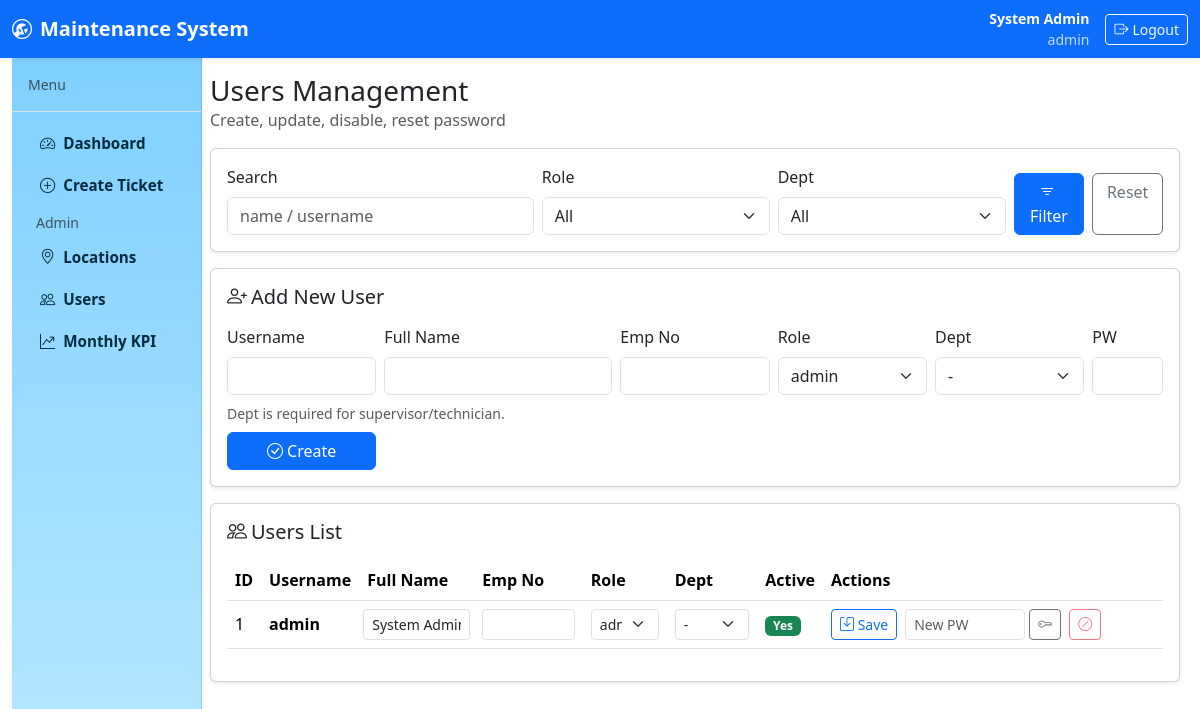
Screenshot of /users (signed in) with the database file from the repository.
### models.py (models this page shows, shortened)
class User(db.Model, UserMixin):
    id = db.Column(db.Integer, primary_key=True)
    username = db.Column(db.String(80), unique=True, nullable=False)
    full_name = db.Column(db.String(200), nullable=False)
    emp_no = db.Column(db.String(50), nullable=True)
    role = db.Column(db.String(20), nullable=False)  # admin/supervisor/technician/requester
    maintenance_dept = db.Column(db.String(20), nullable=True)  # hvac/civil/..
    password_hash = db.Column(db.String(255), nullable=False)
    is_active = db.Column(db.Boolean, default=True)
    created_at = db.Column(db.DateTime, default=datetime.utcnow)

### blueprints/users.py (the view, shortened to what this page needs)
@bp.route("/users", methods=["GET", "POST"])
@login_required
def users():
    if not admin_only():
        abort(403)
    search = (request.args.get("search") or "").strip()
    role_filter = request.args.get("role") or ""
    dept_filter = request.args.get("dept") or ""
    query = User.query
    if search:
        query = query.filter(
            (User.full_name.ilike(f"%{search}%")) |
            (User.username.ilike(f"%{search}%"))
        )
    if role_filter:
        query = query.filter(User.role == role_filter)
    if dept_filter:
        query = query.filter(User.maintenance_dept == dept_filter)
    users_list = query.order_by(User.created_at.desc()).all()
    return render_template(
        "users.html",
        users=users_list,
        roles=ROLES,
        depts=MAINT_DEPTS,
        search=search,
        role_filter=role_filter,
        dept_filter=dept_filter
    )

### blueprints/users.py (called while the page is built)
def admin_only():
    return current_user.role == "admin"

### i18n.py (called while the page is built)
def t(key: str) -> str:
    return _EN.get(key, key)

### templates/users.html (shortened to what this page needs)
{% extends "base.html" %}
{% block content %}
<div class="d-flex align-items-center justify-content-between mb-3">
  <div>
    <h3 class="mb-0">Users Management</h3>
    <div class="text-muted">Create, update, disable, reset password</div>
  </div>
</div>
<div class="card card-soft shadow-sm mb-3">
  <div class="card-body">
    <form method="get" class="row g-2 align-items-end">
      <div class="col-12 col-md-4">
        <label class="form-label">Search</label>
        <input class="form-control" name="search" value="{{ search }}" placeholder="name / username">
      </div>
      <div class="col-6 col-md-3">
        <label class="form-label">Role</label>
        <select class="form-select" name="role">
          <option value="">All</option>
        </select>
      </div>
      <div class="col-6 col-md-3">
        <label class="form-label">Dept</label>
        <select class="form-select" name="dept">
          <option value="">All</option>
        </select>
      </div>
      <div class="col-12 col-md-2 d-flex gap-2">
        <button class="btn btn-primary w-100"><i class="bi bi-filter me-1"></i>Filter</button>
        <a class="btn btn-outline-secondary w-100" href="/users">Reset</a>
      </div>
    </form>
  </div>
</div>
<div class="card card-soft shadow-sm mb-3">
  <div class="card-body">
    <h5 class="mb-3"><i class="bi bi-person-plus me-1"></i>Add New User</h5>
    <form method="post" class="row g-2 align-items-end">
      <div class="col-12 col-md-2">
        <label class="form-label">Username</label>
        <input class="form-control" name="username" required>
      </div>
      <div class="col-12 col-md-3">
        <label class="form-label">Full Name</label>
        <input class="form-control" name="full_name" required>
      </div>
      <div class="col-12 col-md-2">
        <label class="form-label">Emp No</label>
        <input class="form-control" name="emp_no">
      </div>
      <div class="col-6 col-md-2">
        <label class="form-label">Role</label>
        <select class="form-select" name="role" required>
          {% for r in roles %}<option value="{{ r }}">{{ r }}</option>{% endfor %}
        </select>
      </div>
      <div class="col-6 col-md-2">
        <label class="form-label">Dept</label>
        <select class="form-select" name="maintenance_dept">
          <option value="">-</option>
        </select>
      </div>
      <div class="col-12 col-md-1">
        <label class="form-label">PW</label>
        <input class="form-control" name="password" type="password" required>
      </div>
      <div class="col-12 col-md-12">
        <div class="text-muted small">
          Dept is required for supervisor/technician.
        </div>
      </div>
      <div class="col-12 col-md-2">
        <button class="btn btn-primary w-100"><i class="bi bi-check-circle me-1"></i>Create</button>
      </div>
    </form>
  </div>
</div>
<div class="card card-soft shadow-sm">
  <div class="card-body">
    <h5 class="mb-3"><i class="bi bi-people me-1"></i>Users List</h5>
    <div class="table-responsive">
      <table class="table align-middle">
        <thead>
          <tr>
            <th>ID</th>
            <th>Username</th>
            <th>Full Name</th>
            <th>Emp No</th>
            <th>Role</th>
            <th>Dept</th>
            <th>Active</th>
            <th style="width:340px;">Actions</th>
          </tr>
        </thead>
        <tbody>
          {% for u in users %}
          <tr>
            <td>{{ u.id }}</td>
            <td class="fw-semibold">{{ u.username }}</td>
            <td>
              <form method="post" class="row g-2 align-items-end">
                <input class="form-control form-control-sm" name="full_name" value="{{ u.full_name }}">
            </td>
            <td>
                <input class="form-control form-control-sm" name="emp_no" value="{{ u.emp_no or '' }}">
            </td>
            <td>
                <select class="form-select form-select-sm" name="role">
                  {% for r in roles %}
                    <option value="{{ r }}" {% if u.role==r %}selected{% endif %}>{{ r }}</option>
                  {% endfor %}
                </select>
            </td>
            <td>
                <select class="form-select form-select-sm" name="maintenance_dept">
                  <option value="">-</option>
                </select>
            </td>
            <td>
              {% if u.is_active %}
                <span class="badge bg-success">Yes</span>
              {% else %}
                <span class="badge bg-secondary">No</span>
              {% endif %}
            </td>
            <td>
                <div class="d-flex flex-wrap gap-2">
                  <button class="btn btn-sm btn-outline-primary" type="submit">
                    <i class="bi bi-save"></i> Save
                  </button>
                  <form method="post" class="d-flex gap-1">
                    <input class="form-control form-control-sm" name="new_password" type="password" placeholder="New PW" style="width:120px;">
                    <button class="btn btn-sm btn-outline-secondary" type="submit">
                      <i class="bi bi-key"></i>
                    </button>
                  </form>
                  <form method="post">
                    <button class="btn btn-sm btn-outline-danger" type="submit"
                            {% if u.username=='admin' %}disabled{% endif %}>
                      <i class="bi bi-slash-circle"></i>
                    </button>
                  </form>
                </div>
            </td>
          </tr>
          {% else %}
          <tr><td colspan="8" class="text-center text-muted py-4">No users</td></tr>
          {% endfor %}
        </tbody>
      </table>
    </div>
  </div>
</div>
{% endblock %}

### templates/base.html (shortened to what this page needs)
<!doctype html>
<html lang="en" dir="ltr">
<head>
  <link href="https://cdn.jsdelivr.net/npm/bootstrap@5.3.3/dist/css/bootstrap.min.css" rel="stylesheet">
  <link href="https://cdn.jsdelivr.net/npm/bootstrap-icons@1.11.3/font/bootstrap-icons.min.css" rel="stylesheet">
  <link href="/static/styles.css" rel="stylesheet">
</head>
<body class="bg-app">
{% if current_user.is_authenticated %}
<nav class="navbar navbar-expand-lg navbar-dark bg-primary shadow-sm">
  <div class="container-fluid">
    <a class="navbar-brand fw-semibold" href="/dashboard">
      <i class="bi bi-wrench-adjustable-circle me-2"></i>Maintenance System
    </a>
    <div class="d-flex align-items-center gap-3">
      <div class="text-white small text-end">
        <div class="fw-semibold">{{ current_user.full_name }}</div>
        <div class="opacity-75">
          {{ current_user.role }}{% if current_user.maintenance_dept %} • {{ current_user.maintenance_dept.upper() }}{% endif %}
        </div>
      </div>
      <a class="btn btn-outline-light btn-sm" href="/logout">
        <i class="bi bi-box-arrow-right me-1"></i>{{ tr("logout") }}
      </a>
    </div>
  </div>
</nav>
<div class="container-fluid">
  <div class="row g-0">
    <aside class="sidebar-wrap p-0">
      <div class="sidebar bg-white shadow-sm">
        <div class="p-3 border-bottom">
          <div class="small text-muted">Menu</div>
        </div>
        <div class="p-2">
          <a class="nav-link side-link" href="/dashboard">
            <i class="bi bi-speedometer2 me-2"></i>{{ tr("dashboard") }}
          </a>
          <a class="nav-link side-link" href="/tickets/create">
            <i class="bi bi-plus-circle me-2"></i>{{ tr("create_ticket") }}
          </a>
          {% if current_user.role == 'admin' %}
            <div class="mt-2 px-3 small text-muted">Admin</div>
            <a class="nav-link side-link" href="/locations">
              <i class="bi bi-geo-alt me-2"></i>{{ tr("locations") }}
            </a>
            <a class="nav-link side-link" href="/users">
              <i class="bi bi-people me-2"></i>{{ tr("users") }}
            </a>
            <a class="nav-link side-link" href="/kpi">
              <i class="bi bi-graph-up-arrow me-2"></i>{{ tr("kpi") }}
            </a>
          {% endif %}
        </div>
      </div>
    </aside>
    <main class="content-wrap py-3">
      <div class="container-fluid main-wrap-fluid px-2">
        {% block content %}{% endblock %}
      </div>
    </main>
  </div>
</div>
{% else %}
<div class="container py-5">
  {% block content_auth %}{% endblock %}
</div>
{% endif %}
</body>
</html>

### static/styles.css (style rules this page uses)
.sidebar { min-height: calc(100vh - 56px); background: linear-gradient(180deg, #7fd0ff 0%, #b9e8ff 100%) !important; border-right: 1px solid rgba(13,110,253,.20); }
.side-link { border-radius: 12px; padding: 10px 12px; margin: 5px 8px; color: #062b3f; font-weight: 700; }

### templates/base.html (style rules this page uses)
@media (min-width: 992px) { aside.sidebar-wrap { width: 190px; flex: 0 0 190px; } }
@media (min-width: 992px) { main.content-wrap { flex: 1 1 auto; width: calc(100% - 190px); } }
.sidebar { min-height: calc(100vh - 56px); }
.side-link { padding: .45rem .75rem; font-size: .95rem; white-space: nowrap; }
.main-wrap-fluid { width: 100%; max-width: 100%; }

### rows the page displays
User: full_name "System Admin", role "admin", id "1", username "admin", is_active "Yes"

### other values shown
{{ tr("logout") }} "Logout"
{{ tr("dashboard") }} "Dashboard"
{{ tr("create_ticket") }} "Create Ticket"
{{ tr("locations") }} "Locations"
{{ tr("users") }} "Users"
{{ tr("kpi") }} "Monthly KPI"
form field role "admin"
